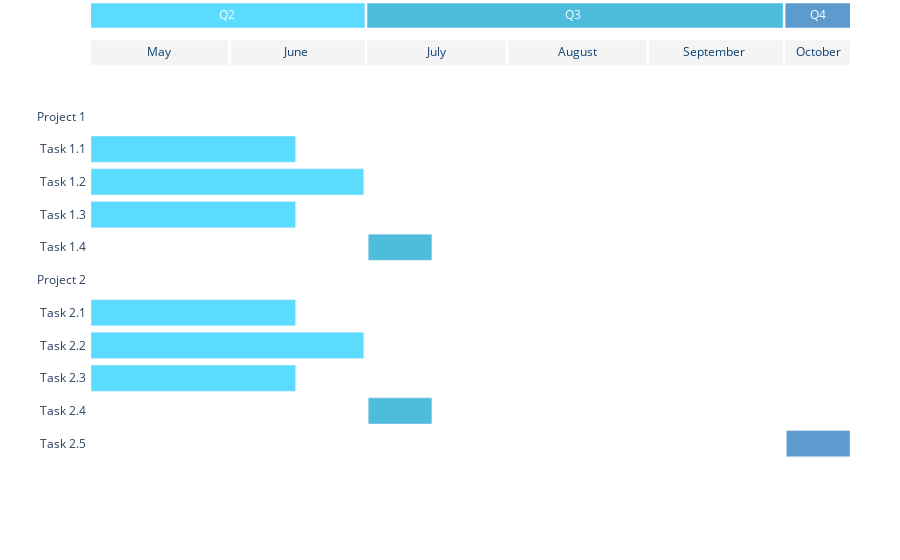

Here is the notebook cell this chart was saved with:
### Code cell
fig = gantt_timeline.get_fig_timeline(quarters=True, months=True)
fig.show()

### Figure 1 — Plotly figure (JSON) as saved in the notebook; plotly's stock layout.template omitted (floating-point values rounded to 4 significant figures)
{"data": [{"alignmentgroup": "True", "base": [null, "2024-05-01", "2024-05-01", "2024-05-01", "2024-07-01", null, "2024-05-01", "2024-05-01", "2024-05-01", "2024-07-01", "2024-10-01"], "customdata": [[null], ["Systematic review on methodologies for seizure forecasting: contact Epilepsia editor, redo forest plot, rewrite document, appendix tables, and submit with B-on agreement."], ["Bioentrepreneurship project."], ["Systematic review on methodologies for seizure forecasting: contact Epilepsia editor, redo forest plot, rewrite document, appendix tables, and submit with B-on agreement."], ["Systematic review on methodologies for seizure forecasting: contact Epilepsia editor, redo forest plot, rewrite document, appendix tables, and submit with B-on agreement."], [null], ["Systematic review on methodologies for seizure forecasting: contact Epilepsia editor, redo forest plot, rewrite document, appendix tables, and submit with B-on agreement."], ["Bioentrepreneurship project."], ["Systematic review on methodologies for seizure forecasting: contact Epilepsia editor, redo forest plot, rewrite document, appendix tables, and submit with B-on agreement."], ["Systematic review on methodologies for seizure forecasting: contact Epilepsia editor, redo forest plot, rewrite document, appendix tables, and submit with B-on agreement."], ["Systematic review on methodologies for seizure forecasting: contact Epilepsia editor, redo forest plot, rewrite document, appendix tables, and submit with B-on agreement."]], "hovertemplate": "%{customdata[0]}", "legendgroup": "", "marker": {"color": [null, "#5ADBFF", "#5ADBFF", "#5ADBFF", "#4EBDDC", null, "#5ADBFF", "#5ADBFF", "#5ADBFF", "#4EBDDC", "#5D9BCF"], "pattern": {"shape": ""}}, "name": "", "offsetgroup": "", "orientation": "h", "showlegend": false, "textposition": "auto", "type": "bar", "x": [null, 3888000000, 5184000000, 3888000000, 1209600000, null, 3888000000, 5184000000, 3888000000, 1209600000, 1209600000], "xaxis": "x", "y": ["Project 1", "Task 1.1", "Task 1.2", "Task 1.3", "Task 1.4", "Project 2", "Task 2.1", "Task 2.2", "Task 2.3", "Task 2.4", "Task 2.5"], "yaxis": "y"}], "layout": {"annotations": [{"font": {"color": "#0A4074"}, "showarrow": false, "text": "April", "x": "2024-04-30", "y": 1.163, "yref": "paper"}, {"font": {"color": "#0A4074"}, "showarrow": false, "text": "May", "x": "2024-05-16", "y": 1.163, "yref": "paper"}, {"font": {"color": "#0A4074"}, "showarrow": false, "text": "June", "x": "2024-06-15", "y": 1.163, "yref": "paper"}, {"font": {"color": "#0A4074"}, "showarrow": false, "text": "July", "x": "2024-07-16", "y": 1.163, "yref": "paper"}, {"font": {"color": "#0A4074"}, "showarrow": false, "text": "August", "x": "2024-08-16", "y": 1.163, "yref": "paper"}, {"font": {"color": "#0A4074"}, "showarrow": false, "text": "September", "x": "2024-09-15", "y": 1.163, "yref": "paper"}, {"font": {"color": "#0A4074"}, "showarrow": false, "text": "October", "x": "2024-10-08", "y": 1.163, "yref": "paper"}, {"font": {"color": "#0A4074"}, "showarrow": false, "text": "November", "x": "2024-10-23", "y": 1.163, "yref": "paper"}, {"font": {"color": "#0A4074"}, "showarrow": false, "text": "December", "x": "2024-11-07", "y": 1.163, "yref": "paper"}, {"font": {"color": "#FFFFFF"}, "showarrow": false, "text": "Q2", "x": "2024-05-31", "y": 1.266, "yref": "paper"}, {"font": {"color": "#FFFFFF"}, "showarrow": false, "text": "Q3", "x": "2024-08-15", "y": 1.266, "yref": "paper"}, {"font": {"color": "#FFFFFF"}, "showarrow": false, "text": "Q4", "x": "2024-10-08", "y": 1.266, "yref": "paper"}], "barmode": "overlay", "coloraxis": {"showscale": false}, "legend": {"tracegroupgap": 0}, "margin": {"b": 100, "l": 50, "pad": 4, "r": 50, "t": 100}, "plot_bgcolor": "white", "shapes": [{"fillcolor": "rgba(244, 244, 244, 1)", "line": {"color": "rgba(244, 244, 244, 1)"}, "opacity": 1, "type": "rect", "x0": "2024-04-01", "x1": "2024-04-30", "xref": "x", "y0": 1.1, "y1": 1.163, "yref": "paper"}, {"fillcolor": "rgba(244, 244, 244, 1)", "line": {"color": "rgba(244, 244, 244, 1)"}, "opacity": 1, "type": "rect", "x0": "2024-05-01", "x1": "2024-05-31", "xref": "x", "y0": 1.1, "y1": 1.163, "yref": "paper"}, {"fillcolor": "rgba(244, 244, 244, 1)", "line": {"color": "rgba(244, 244, 244, 1)"}, "opacity": 1, "type": "rect", "x0": "2024-06-01", "x1": "2024-06-30", "xref": "x", "y0": 1.1, "y1": 1.163, "yref": "paper"}, {"fillcolor": "rgba(244, 244, 244, 1)", "line": {"color": "rgba(244, 244, 244, 1)"}, "opacity": 1, "type": "rect", "x0": "2024-07-01", "x1": "2024-07-31", "xref": "x", "y0": 1.1, "y1": 1.163, "yref": "paper"}, {"fillcolor": "rgba(244, 244, 244, 1)", "line": {"color": "rgba(244, 244, 244, 1)"}, "opacity": 1, "type": "rect", "x0": "2024-08-01", "x1": "2024-08-31", "xref": "x", "y0": 1.1, "y1": 1.163, "yref": "paper"}, {"fillcolor": "rgba(244, 244, 244, 1)", "line": {"color": "rgba(244, 244, 244, 1)"}, "opacity": 1, "type": "rect", "x0": "2024-09-01", "x1": "2024-09-30", "xref": "x", "y0": 1.1, "y1": 1.163, "yref": "paper"}, {"fillcolor": "rgba(244, 244, 244, 1)", "line": {"color": "rgba(244, 244, 244, 1)"}, "opacity": 1, "type": "rect", "x0": "2024-10-01", "x1": "2024-10-31", "xref": "x", "y0": 1.1, "y1": 1.163, "yref": "paper"}, {"fillcolor": "rgba(244, 244, 244, 1)", "line": {"color": "rgba(244, 244, 244, 1)"}, "opacity": 1, "type": "rect", "x0": "2024-11-01", "x1": "2024-11-30", "xref": "x", "y0": 1.1, "y1": 1.163, "yref": "paper"}, {"fillcolor": "rgba(244, 244, 244, 1)", "line": {"color": "rgba(244, 244, 244, 1)"}, "opacity": 1, "type": "rect", "x0": "2024-12-01", "x1": "2024-12-31", "xref": "x", "y0": 1.1, "y1": 1.163, "yref": "paper"}, {"fillcolor": "rgba(90, 219, 255, 1)", "line": {"color": "rgba(90, 219, 255, 1)"}, "opacity": 1, "type": "rect", "x0": "2024-04-01", "x1": "2024-06-30", "xref": "x", "y0": 1.203, "y1": 1.266, "yref": "paper"}, {"fillcolor": "rgba(78, 189, 220, 1)", "line": {"color": "rgba(78, 189, 220, 1)"}, "opacity": 1, "type": "rect", "x0": "2024-07-01", "x1": "2024-09-30", "xref": "x", "y0": 1.203, "y1": 1.266, "yref": "paper"}, {"fillcolor": "rgba(93, 155, 207, 1)", "line": {"color": "rgba(93, 155, 207, 1)"}, "opacity": 1, "type": "rect", "x0": "2024-10-01", "x1": "2024-12-31", "xref": "x", "y0": 1.203, "y1": 1.266, "yref": "paper"}], "showlegend": false, "xaxis": {"anchor": "y", "domain": [0, 1], "range": ["2024-05-01", "2024-10-15"], "showticklabels": false, "type": "date", "visible": false}, "yaxis": {"anchor": "x", "categoryarray": ["Task 2.5", "Task 2.4", "Task 2.3", "Task 2.2", "Task 2.1", "Project 2", "Task 1.4", "Task 1.3", "Task 1.2", "Task 1.1", "Project 1"], "categoryorder": "array", "domain": [0, 1], "showticklabels": true, "title": {"text": ""}, "type": "category", "visible": true}}}
